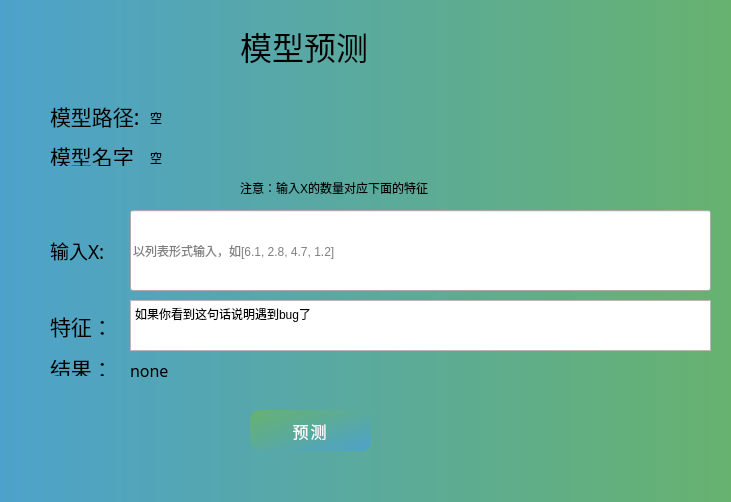
<?xml version="1.0" encoding="UTF-8"?>
<ui version="4.0">
 <class>predict</class>
 <widget class="QWidget" name="predict">
  <property name="geometry">
   <rect>
    <x>0</x>
    <y>0</y>
    <width>731</width>
    <height>502</height>
   </rect>
  </property>
  <property name="windowTitle">
   <string>模型预测</string>
  </property>
  <property name="styleSheet">
   <string notr="true"> #predict{background: qlineargradient(spread:pad, x1:0, y1:0, x2:1, y2:0, stop:0 #4DA2CB, stop:1 #67B26F);}</string>
  </property>
  <widget class="QPushButton" name="pre">
   <property name="geometry">
    <rect>
     <x>250</x>
     <y>410</y>
     <width>121</width>
     <height>41</height>
    </rect>
   </property>
   <property name="maximumSize">
    <size>
     <width>1000</width>
     <height>400</height>
    </size>
   </property>
   <property name="styleSheet">
    <string notr="true"> QPushButton {
        background-color: qlineargradient(x1:0, y1:0, x2:1, y2:1, stop:0#67B26F,stop:1 #4DA2CB);
        color: #FFFFFF;
        border: none; 
        padding: 10px 20px;
        font-size: 16px;
        border-radius: 10px;
        text-transform: uppercase;
        letter-spacing: 2px;
        }
        QPushButton:hover {
        background-color: qlineargradient(x1:0, y1:0, x2:1, y2:1, stop:0 #A7BFE8,stop:1 #6190E8);
        }
        QPushButton:pressed {
        background-color: #366BA4;
        }
        QPushButton:disabled {
        background-color: #999999;
        color: #CCCCCC;
        }
        QPushButton:default {
        border: none;
        border-radius: 5px;
        background-color: #4299FF;
        color: #FFFFFF;
        padding: 10px 20px;
        font-size: 16px;
        text-transform: uppercase;
        letter-spacing: 2px;
        outline: none;
        }
        QPushButton:focus {
        outline: none;
        border: 2px solid #4299FF;
        }</string>
   </property>
   <property name="text">
    <string>预测</string>
   </property>
  </widget>
  <widget class="QLabel" name="label_6">
   <property name="geometry">
    <rect>
     <x>500</x>
     <y>30</y>
     <width>54</width>
     <height>16</height>
    </rect>
   </property>
   <property name="text">
    <string/>
   </property>
  </widget>
  <widget class="QLabel" name="label_2">
   <property name="geometry">
    <rect>
     <x>240</x>
     <y>20</y>
     <width>221</width>
     <height>51</height>
    </rect>
   </property>
   <property name="sizePolicy">
    <sizepolicy hsizetype="Fixed" vsizetype="Fixed">
     <horstretch>0</horstretch>
     <verstretch>0</verstretch>
    </sizepolicy>
   </property>
   <property name="font">
    <font>
     <family>楷体</family>
     <pointsize>24</pointsize>
    </font>
   </property>
   <property name="text">
    <string>模型预测</string>
   </property>
   <property name="alignment">
    <set>Qt::AlignLeading|Qt::AlignLeft|Qt::AlignVCenter</set>
   </property>
  </widget>
  <widget class="QLabel" name="name">
   <property name="geometry">
    <rect>
     <x>150</x>
     <y>150</y>
     <width>421</width>
     <height>16</height>
    </rect>
   </property>
   <property name="text">
    <string>空</string>
   </property>
  </widget>
  <widget class="QLabel" name="label_3">
   <property name="geometry">
    <rect>
     <x>50</x>
     <y>100</y>
     <width>91</width>
     <height>31</height>
    </rect>
   </property>
   <property name="font">
    <font>
     <family>楷体</family>
     <pointsize>16</pointsize>
    </font>
   </property>
   <property name="text">
    <string>模型路径:</string>
   </property>
  </widget>
  <widget class="QLabel" name="path">
   <property name="geometry">
    <rect>
     <x>150</x>
     <y>110</y>
     <width>451</width>
     <height>16</height>
    </rect>
   </property>
   <property name="text">
    <string>空</string>
   </property>
  </widget>
  <widget class="QLabel" name="label_8">
   <property name="geometry">
    <rect>
     <x>50</x>
     <y>146</y>
     <width>91</width>
     <height>20</height>
    </rect>
   </property>
   <property name="font">
    <font>
     <family>楷体</family>
     <pointsize>16</pointsize>
    </font>
   </property>
   <property name="text">
    <string>模型名字：</string>
   </property>
  </widget>
  <widget class="QLineEdit" name="input_x">
   <property name="geometry">
    <rect>
     <x>130</x>
     <y>210</y>
     <width>581</width>
     <height>81</height>
    </rect>
   </property>
   <property name="placeholderText">
    <string>以列表形式输入，如[6.1, 2.8, 4.7, 1.2]</string>
   </property>
  </widget>
  <widget class="QLabel" name="label">
   <property name="geometry">
    <rect>
     <x>50</x>
     <y>230</y>
     <width>81</width>
     <height>41</height>
    </rect>
   </property>
   <property name="font">
    <font>
     <family>楷体</family>
     <pointsize>14</pointsize>
    </font>
   </property>
   <property name="text">
    <string>输入X:</string>
   </property>
  </widget>
  <widget class="QLabel" name="label_4">
   <property name="geometry">
    <rect>
     <x>240</x>
     <y>180</y>
     <width>231</width>
     <height>16</height>
    </rect>
   </property>
   <property name="text">
    <string>注意：输入X的数量对应下面的特征</string>
   </property>
  </widget>
  <widget class="QLabel" name="label_5">
   <property name="geometry">
    <rect>
     <x>50</x>
     <y>360</y>
     <width>54</width>
     <height>16</height>
    </rect>
   </property>
   <property name="font">
    <font>
     <family>楷体</family>
     <pointsize>16</pointsize>
    </font>
   </property>
   <property name="text">
    <string>结果：</string>
   </property>
  </widget>
  <widget class="QLabel" name="result">
   <property name="geometry">
    <rect>
     <x>130</x>
     <y>360</y>
     <width>231</width>
     <height>20</height>
    </rect>
   </property>
   <property name="font">
    <font>
     <family>微软雅黑</family>
     <pointsize>12</pointsize>
    </font>
   </property>
   <property name="text">
    <string>none</string>
   </property>
  </widget>
  <widget class="QLabel" name="label_7">
   <property name="geometry">
    <rect>
     <x>50</x>
     <y>310</y>
     <width>54</width>
     <height>31</height>
    </rect>
   </property>
   <property name="font">
    <font>
     <family>楷体</family>
     <pointsize>16</pointsize>
    </font>
   </property>
   <property name="text">
    <string>特征：</string>
   </property>
  </widget>
  <widget class="QTextEdit" name="X">
   <property name="geometry">
    <rect>
     <x>130</x>
     <y>300</y>
     <width>581</width>
     <height>51</height>
    </rect>
   </property>
   <property name="readOnly">
    <bool>true</bool>
   </property>
   <property name="html">
    <string>&lt;!DOCTYPE HTML PUBLIC &quot;-//W3C//DTD HTML 4.0//EN&quot; &quot;http://www.w3.org/TR/REC-html40/strict.dtd&quot;&gt;
&lt;html&gt;&lt;head&gt;&lt;meta name=&quot;qrichtext&quot; content=&quot;1&quot; /&gt;&lt;meta charset=&quot;utf-8&quot; /&gt;&lt;style type=&quot;text/css&quot;&gt;
p, li { white-space: pre-wrap; }
hr { height: 1px; border-width: 0; }
li.unchecked::marker { content: &quot;\2610&quot;; }
li.checked::marker { content: &quot;\2612&quot;; }
&lt;/style&gt;&lt;/head&gt;&lt;body style=&quot; font-family:'Microsoft YaHei UI'; font-size:9pt; font-weight:400; font-style:normal;&quot;&gt;
&lt;p style=&quot; margin-top:0px; margin-bottom:0px; margin-left:0px; margin-right:0px; -qt-block-indent:0; text-indent:0px;&quot;&gt;如果你看到这句话说明遇到bug了&lt;/p&gt;&lt;/body&gt;&lt;/html&gt;</string>
   </property>
  </widget>
 </widget>
 <resources/>
 <connections/>
</ui>
